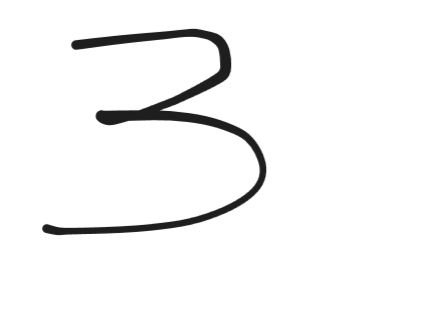
#> input picture data/raw/new/3.png, 435 x 326 px, found by its file name
$ jupyter execute --allow-errors process-image.ipynb
#> lines starting #> are read from the running program, lines starting #| are printed output that depends on the picture
### src/data/inference_preprocessing.py
import cv2
import numpy as np
from PIL import Image, ImageOps


def crop_image(img: Image.Image) -> Image.Image:
    bbox = img.getbbox()
#> bbox = (0, 0, 435, 326)
    return img.crop(bbox)


def pad_image(img: Image.Image, padding: int = 4) -> Image.Image:
    new_width = img.width + 2 * padding
    new_height = img.height + 2 * padding

    img_padded = Image.new("L", (new_width, new_height), 0)
    img_padded.paste(img, (padding, padding))

    return img_padded


def turn_to_mnist(img: Image.Image) -> Image.Image:
    img_inverted = ImageOps.invert(img)
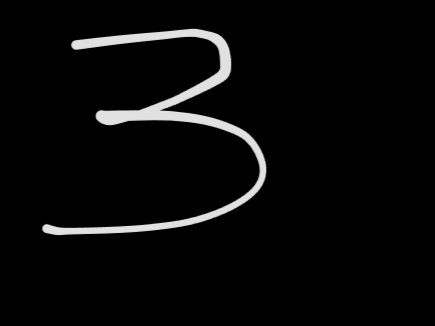
#> img_inverted: PIL image 435x326 L; min 0, max 225, mean 9.1
    img_cropped = crop_image(img_inverted)
#> in crop_image (call 2), `bbox = img.getbbox()`: bbox = (42, 27, 268, 236)
#> in crop_image (call 2), `return img.crop(bbox)`:
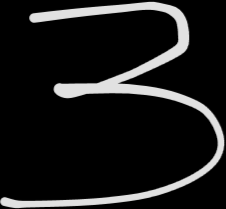
#> returned value: PIL image 226x209 L; min 0, max 225, mean 27.4
    img_resized = img_cropped.resize((28, 28), Image.Resampling.LANCZOS)
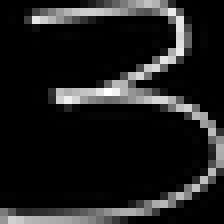
#> img_resized: PIL image 28x28 L (shown 8 times larger); min 0, max 255, mean 30.2
    img_padded = pad_image(img_resized)
#> in pad_image, `img_padded = Image.new("L", (new_width, new_height), 0)`: img_padded: PIL image 36x36 L; every value is 0
#> in pad_image, `img_padded.paste(img, (padding, padding))`:
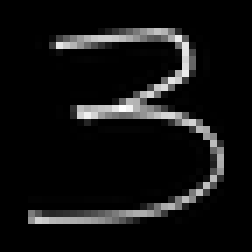
#> img_padded: PIL image 36x36 L (shown 7 times larger); min 0, max 255, mean 18.3
    img_resized = img_padded.resize((28, 28), Image.Resampling.LANCZOS)
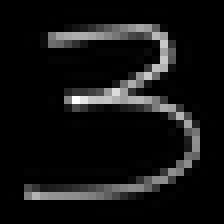
#> img_resized: PIL image 28x28 L (shown 8 times larger); min 0, max 255, mean 19.5
    img_dilated = dilatate(img_resized)
    img_more_contrasted = intensify_contrast(img_dilated)

    return img_more_contrasted


def dilatate(img: Image.Image) -> Image.Image:
    kernel = np.ones((2, 2), np.uint8)

    dilated = cv2.dilate(np.array(img), kernel, iterations=1)
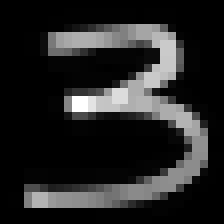
#> dilated: shape (28, 28) (shown 8 times larger); min 0, max 255, mean 37.5
    img_dilated = Image.fromarray(dilated)
    return img_dilated


def intensify_contrast(img: Image.Image) -> Image.Image:
    """Enhance the contrast of an image by stretching its intensity range.

    This function uses Pillow's ``ImageOps.autocontrast`` with a cutoff of 5%.
    It removes the darkest 5% and brightest 5% of pixel values and rescales the
    remaining range to [0, 255], making black darker and white brighter while
    keeping intermediate grays.

    Parameters
    ----------
    img : PIL.Image.Image
        Input grayscale image.

    Returns
    -------
    PIL.Image.Image
        Image with intensified contrast.

    Examples #todo
    --------
    >>> img = Image.fromarray(np.array([[0, 255], [100, 200]], dtype=np.uint8))
    >>> result = intensify_contrast(img)
    >>> isinstance(result, Image.Image)
    True
    """
    return ImageOps.autocontrast(img, cutoff=5)
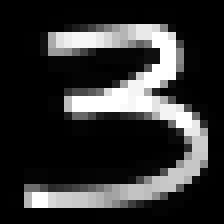
#> returned value: PIL image 28x28 L (shown 8 times larger); min 0, max 255, mean 51.2

### notebooks/process-image.ipynb
[cell 1]
import matplotlib.pyplot as plt
from PIL import Image

from src.data.inference_preprocessing import (
    crop_image,
    turn_to_mnist,
)
#> (the rest of this cell did not finish here and is left out)

#> (a cell that did not finish here is left out)

[cell 3]
img = Image.open("data/raw/new/3.png").convert("L")

[cell 4]
img

[cell 5]
crop_image(img)

[cell 6]
plt.imshow(img, cmap="grey")

[cell 7]
mnist = turn_to_mnist(img)
plt.imshow(mnist, cmap="grey")

$ run again, with data/raw/new/E.png copied over data/raw/new/3.png
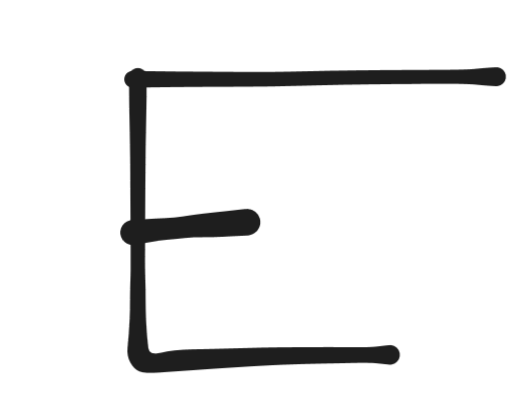
#> input picture data/raw/new/E.png, 529 x 394 px, found by its file name
#> bbox = (0, 0, 529, 394)
#> in turn_to_mnist, `img_inverted = ImageOps.invert(img)`:
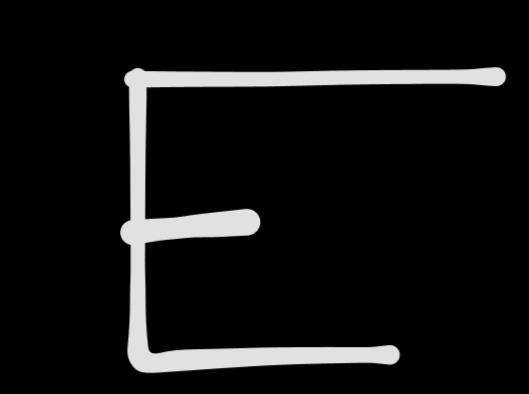
#> img_inverted: PIL image 529x394 L; min 0, max 225, mean 19
#> in intensify_contrast, `return ImageOps.autocontrast(img, cutoff=5)`:
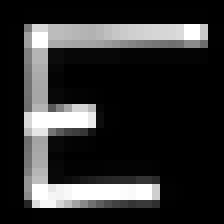
#> returned value: PIL image 28x28 L (shown 8 times larger); min 0, max 255, mean 47.6
